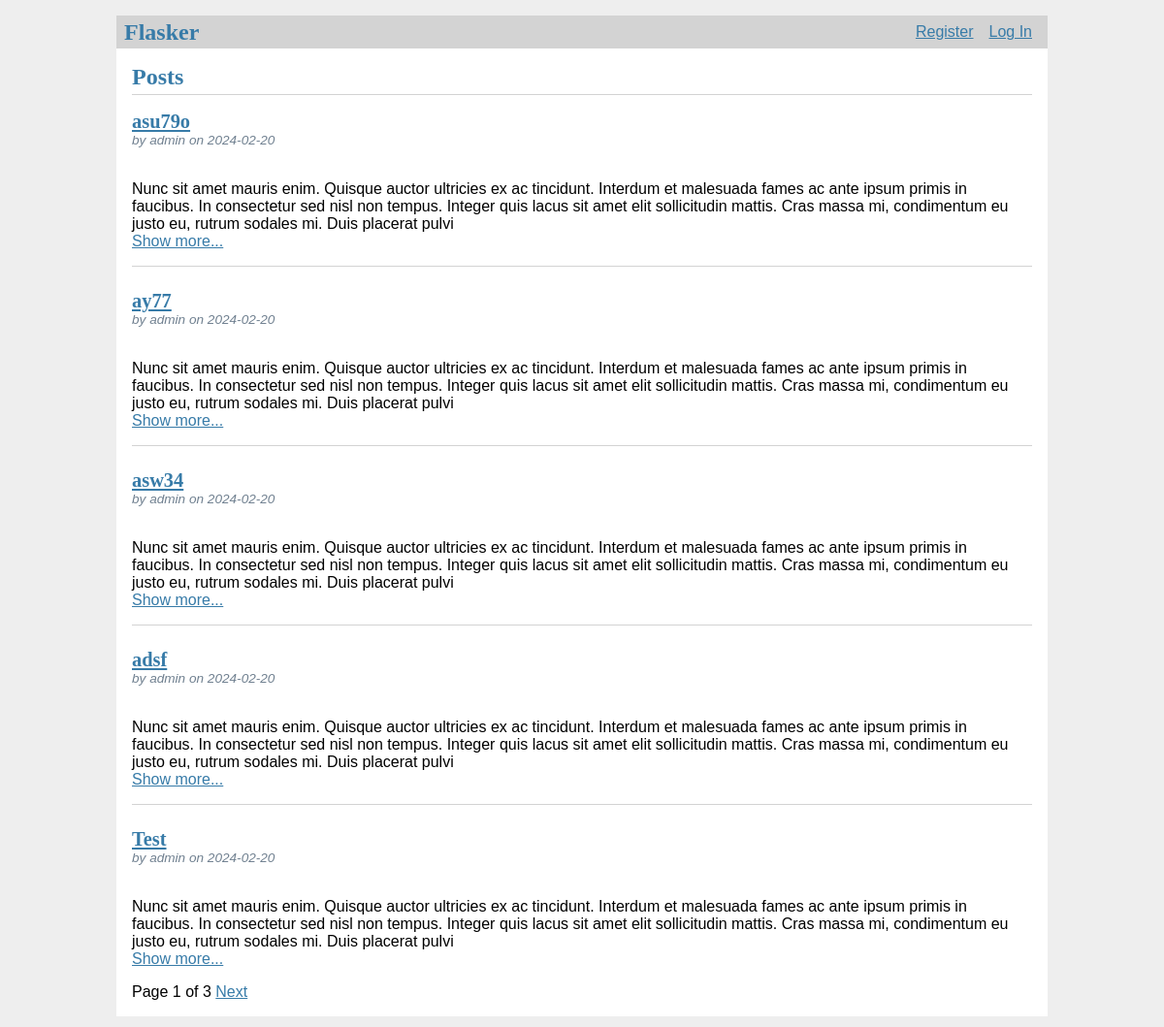
The page / on the database its author committed.
### tables this page shows
CREATE TABLE post (
  id INTEGER PRIMARY KEY AUTOINCREMENT,
  author_id INTEGER NOT NULL,
  created TIMESTAMP NOT NULL DEFAULT CURRENT_TIMESTAMP,
  title TEXT NOT NULL,
  body TEXT NOT NULL,
  FOREIGN KEY (author_id) REFERENCES user (id)
);

CREATE TABLE user (
  id INTEGER PRIMARY KEY AUTOINCREMENT,
  username TEXT UNIQUE NOT NULL,
  password TEXT NOT NULL
);

### flaskr/blog.py (the view)
@bp.route('/')
def index():
    db = get_db()
    posts = db.execute(
        'SELECT p.id, title, body, SUBSTR(body, 0, 300) AS body_index, created, author_id, username'
        ' FROM post p JOIN user u ON p.author_id = u.id'
        ' ORDER BY created DESC'
    ).fetchall()
    page = request.args.get('page', 1, type=int)
    per_page = 5
    start = (page - 1) * per_page
    end = start + per_page
    total_pages = (len(posts) + per_page - 1) // per_page
    items_on_page = posts[start:end]
    print(posts)
    return render_template('blog/index.html', items_on_page=items_on_page, total_pages=total_pages, page=page)

### flaskr/auth.py (called while the page is built)
@bp.before_app_request
def load_logged_in_user():
    user_id = session.get('user_id')
    if user_id is None:
        g.user = None
    else:
        g.user = get_db().execute("SELECT * FROM user WHERE id = ?", (user_id,)).fetchone()

### flaskr/db.py (called while the page is built)
def get_db():
    if 'db' not in g:
        g.db = sqlite3.connect(
            current_app.config['DATABASE'],
            detect_types=sqlite3.PARSE_DECLTYPES
        )
        g.db.row_factory = sqlite3.Row
    return g.db

### flaskr/templates/blog/index.html (shortened to what this page needs)
{% extends 'base.html' %} {% block header %}
<h1>{% block title %}Posts{% endblock %}</h1>
 {% endblock %} {% block content %} {% for post in items_on_page %}
<article class="post">
  <header>
    <div>
      <h1>
        <a href="{{url_for('blog.show', id=post['id'])}}"
          >{{ post['title'] }}</a
        >
      </h1>
      <div class="about">
        by {{ post['username'] }} on {{ post['created'].strftime('%Y-%m-%d') }}
      </div>
    </div>
  </header>
  <p class="body">
    {{ post['body_index'] }}
    <a href="{{url_for('blog.show', id=post['id'])}}">Show more...</a>
  </p>
</article>
{% if not loop.last %}
<hr />
{% endif %} {% endfor %}
<span>Page {{page}} of {{total_pages}}</span>
{%if page < total_pages %}
<a href="{{url_for('index', page=page+1)}}">Next</a>
{% endif %} {% endblock %}

### flaskr/templates/base.html (shortened to what this page needs)
<!DOCTYPE html>
<html lang="en">
  <head>
    <link
      rel="stylesheet"
      href="{{url_for('static', filename='css/style.css')}}"
    />
  </head>
  <body>
    <nav>
      <h1>Flasker</h1>
      <ul>
        {% if g.user %}
        <li><span>{{g.user['username']}}</span></li>
        <li><a href="{{url_for('auth.logout')}}">Log Out</a></li>
        {% else %}
        <li><a href="{{url_for('auth.register')}}">Register</a></li>
        <li><a href="{{url_for('auth.login')}}">Log In</a></li>
        {% endif %}
      </ul>
    </nav>
    <section class="content">
      <header>{% block header %}{% endblock %}</header>
       {% block content %}{% endblock %}
    </section>
  </body>
</html>

### flaskr/static/css/style.css (style rules this page uses)
html { font-family: sans-serif; background: #eee; padding: 1rem; }
body { max-width: 960px; margin: 0 auto; background: white; }
h1 { font-family: serif; color: #377ba8; margin: 1rem 0; }
a { color: #377ba8; }
hr { border: none; border-top: 1px solid lightgray; }
nav { background: lightgray; display: flex; align-items: center; padding: 0 0.5rem; }
nav h1 { flex: auto; margin: 0; }
nav ul { display: flex; list-style: none; margin: 0; padding: 0; }
nav ul li a, nav ul li span, header .action { display: block; padding: 0.5rem; }
.content { padding: 0 1rem 1rem; }
.content>header { border-bottom: 1px solid lightgray; display: flex; align-items: flex-end; }
.content>header h1 { flex: auto; margin: 1rem 0 0.25rem 0; }
.post>header { display: flex; align-items: flex-end; font-size: 0.85em; }
.post>header>div:first-of-type { flex: auto; }
.post>header h1 { font-size: 1.5em; margin-bottom: 0; }
.post .about { color: slategray; font-style: italic; }
.post .body { white-space: pre-line; }
.content:last-child { margin-bottom: 0; }

### rows shown on the page
post: title "asu79o", username "admin", created "2024-02-20", body_index "Nunc sit amet mauris enim. Quisque auctor ultricies ex ac tincidunt. Interdum et malesuada fames ac ante ipsum primis in faucibus. In consectetur sed nisl non tempus. Integer quis lacus sit amet elit sollicitudin mattis. Cras massa mi, condimentum eu justo eu, rutrum sodales mi. Duis placerat pulvi"
post: title "ay77", username "admin", created "2024-02-20", body_index "Nunc sit amet mauris enim. Quisque auctor ultricies ex ac tincidunt. Interdum et malesuada fames ac ante ipsum primis in faucibus. In consectetur sed nisl non tempus. Integer quis lacus sit amet elit sollicitudin mattis. Cras massa mi, condimentum eu justo eu, rutrum sodales mi. Duis placerat pulvi"
post: title "asw34", username "admin", created "2024-02-20", body_index "Nunc sit amet mauris enim. Quisque auctor ultricies ex ac tincidunt. Interdum et malesuada fames ac ante ipsum primis in faucibus. In consectetur sed nisl non tempus. Integer quis lacus sit amet elit sollicitudin mattis. Cras massa mi, condimentum eu justo eu, rutrum sodales mi. Duis placerat pulvi"
post: title "adsf", username "admin", created "2024-02-20", body_index "Nunc sit amet mauris enim. Quisque auctor ultricies ex ac tincidunt. Interdum et malesuada fames ac ante ipsum primis in faucibus. In consectetur sed nisl non tempus. Integer quis lacus sit amet elit sollicitudin mattis. Cras massa mi, condimentum eu justo eu, rutrum sodales mi. Duis placerat pulvi"
post: title "Test", username "admin", created "2024-02-20", body_index "Nunc sit amet mauris enim. Quisque auctor ultricies ex ac tincidunt. Interdum et malesuada fames ac ante ipsum primis in faucibus. In consectetur sed nisl non tempus. Integer quis lacus sit amet elit sollicitudin mattis. Cras massa mi, condimentum eu justo eu, rutrum sodales mi. Duis placerat pulvi"

### other values the page prints
{{ page }} "1"
{{ total_pages }} "3"
